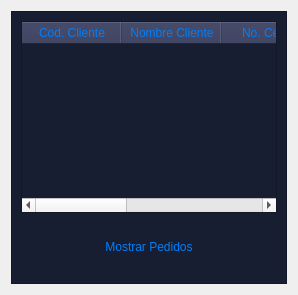
            <widget class="QWidget" name="page_cotizacion">
             <layout class="QVBoxLayout" name="verticalLayout_24">
              <item>
               <widget class="QFrame" name="frame_35">
                <property name="styleSheet">
                 <string notr="true">QPushButton{
border-top-left-radius:20p;
color: rgb(0,126,249);
font: 77 10pt &quot;Gadugi&quot;;

border-radius: 5px;


}

QPushButton:hover{

background-color: qlineargradient(spread:pad, x1:0, y1:0.505682, x2:1, y2:0.477, stop:0 rgba(11, 131, 120, 219), stop:1 rgba(85, 98, 112, 226));


}
QFrame{

background-color: rgb(24, 30, 50);

}
QLabel{
color: rgb(0,126,249);
}
QLineEdit{
font: 77 10pt &quot;Gadugi&quot;;
color: rgb(158, 161, 178);
border-radius: 5px;
}</string>
                </property>
                <property name="frameShape">
                 <enum>QFrame::StyledPanel</enum>
                </property>
                <property name="frameShadow">
                 <enum>QFrame::Raised</enum>
                </property>
                <layout class="QVBoxLayout" name="verticalLayout_28">
                 <item>
                  <widget class="QTableWidget" name="list_pedido">
                   <property name="styleSheet">
                    <string notr="true">QHeaderView
{
Fondo: transparente; 
background-color: rgb(24, 30, 50);
border-top-left-radius:20p;
color: rgb(0,126,249);
font: 77 10pt &quot;Gadugi&quot;;
}

QHeaderView:hover
{
background-color: rgb(46, 51, 84);
border-top-left-radius:20p;
}
QHeaderView:section
{
background-color: rgb(46, 51, 84);
border-top-left-radius:20p;
padding: 2px;
font-size:11 pt;

}
QTableWidget{
background-color: rgb(24, 30, 50);
gridline-color: rgb(24, 30, 50);
font-size: 11pt;
border-top-left-radius:20p;
color: rgb(0,126,249);
font: 77 10pt &quot;Gadugi&quot;;
}
QTableWidgetQTableCornerButton::section{
background-color: rgb(46, 51, 84);
border: 1px solid rgb(0,126,249);
}
QTableView QTableCornerButton::section {
background-color: rgb(46, 51, 84);
border: 1px solid rgb(0, 126, 249);
}</string>
                   </property>
                   <column>
                    <property name="text">
                     <string>Cod. Cliente</string>
                    </property>
                   </column>
                   <column>
                    <property name="text">
                     <string>Nombre Cliente</string>
                    </property>
                   </column>
                   <column>
                    <property name="text">
                     <string>No. Celular</string>
                    </property>
                   </column>
                   <column>
                    <property name="text">
                     <string>Fecha Entrega</string>
                    </property>
                   </column>
                   <column>
                    <property name="text">
                     <string>Entregado</string>
                    </property>
                   </column>
                  </widget>
                 </item>
                 <item>
                  <widget class="QPushButton" name="btn_mospedido">
                   <property name="minimumSize">
                    <size>
                     <width>0</width>
                     <height>55</height>
                    </size>
                   </property>
                   <property name="text">
                    <string>Mostrar Pedidos</string>
                   </property>
                  </widget>
                 </item>
                </layout>
               </widget>
              </item>
             </layout>
            </widget>
